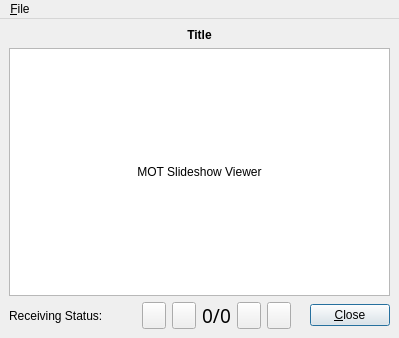
<?xml version="1.0" encoding="UTF-8"?>
<ui version="4.0">
 <class>SlideShowViewer</class>
 <widget class="QMainWindow" name="SlideShowViewer">
  <property name="geometry">
   <rect>
    <x>0</x>
    <y>0</y>
    <width>399</width>
    <height>338</height>
   </rect>
  </property>
  <property name="windowTitle">
   <string>MainWindow</string>
  </property>
  <property name="windowIcon">
   <iconset resource="res/icons.qrc">
    <normaloff>:/icons/MainIcon.svg</normaloff>:/icons/MainIcon.svg</iconset>
  </property>
  <widget class="QWidget" name="centralwidget">
    <layout class="QVBoxLayout" name="verticalLayout">
     <item>
      <widget class="QLabel" name="LabelTitle">
       <property name="sizePolicy">
        <sizepolicy hsizetype="Minimum" vsizetype="Minimum">
         <horstretch>0</horstretch>
         <verstretch>0</verstretch>
        </sizepolicy>
       </property>
       <property name="lineWidth">
        <number>0</number>
       </property>
       <property name="text">
        <string>&lt;b&gt;Title&lt;/b&gt;</string>
       </property>
       <property name="textFormat">
        <enum>Qt::RichText</enum>
       </property>
       <property name="alignment">
        <set>Qt::AlignCenter</set>
       </property>
       <property name="wordWrap">
        <bool>true</bool>
       </property>
       <property name="openExternalLinks">
        <bool>true</bool>
       </property>
       <property name="textInteractionFlags">
        <set>Qt::LinksAccessibleByMouse</set>
       </property>
      </widget>
     </item>
     <item>
      <widget class="QFrame" name="frame">
       <property name="sizePolicy">
        <sizepolicy hsizetype="Expanding" vsizetype="Expanding">
         <horstretch>0</horstretch>
         <verstretch>0</verstretch>
        </sizepolicy>
       </property>
       <property name="frameShape">
        <enum>QFrame::StyledPanel</enum>
       </property>
       <property name="frameShadow">
        <enum>QFrame::Sunken</enum>
       </property>
       <layout class="QVBoxLayout" name="verticalLayout_2">
        <property name="spacing">
         <number>0</number>
        </property>
        <property name="margin">
         <number>0</number>
        </property>
        <item>
         <widget class="QLabel" name="Image">
          <property name="sizePolicy">
           <sizepolicy hsizetype="Ignored" vsizetype="Ignored">
            <horstretch>0</horstretch>
            <verstretch>0</verstretch>
           </sizepolicy>
          </property>
          <property name="minimumSize">
           <size>
            <width>320</width>
            <height>240</height>
           </size>
          </property>
          <property name="baseSize">
           <size>
            <width>320</width>
            <height>240</height>
           </size>
          </property>
          <property name="autoFillBackground">
           <bool>false</bool>
          </property>
          <property name="styleSheet">
           <string notr="true">background: white</string>
          </property>
          <property name="frameShadow">
           <enum>QFrame::Plain</enum>
          </property>
          <property name="lineWidth">
           <number>0</number>
          </property>
          <property name="text">
           <string>MOT Slideshow Viewer</string>
          </property>
          <property name="textFormat">
           <enum>Qt::RichText</enum>
          </property>
          <property name="alignment">
           <set>Qt::AlignCenter</set>
          </property>
          <property name="textInteractionFlags">
           <set>Qt::NoTextInteraction</set>
          </property>
         </widget>
        </item>
       </layout>
      </widget>
     </item>
     <item>
      <layout class="QHBoxLayout" name="horizontalLayout">
       <item>
        <widget class="QLabel" name="TextLabel1">
         <property name="sizePolicy">
          <sizepolicy hsizetype="Minimum" vsizetype="Minimum">
           <horstretch>0</horstretch>
           <verstretch>0</verstretch>
          </sizepolicy>
         </property>
         <property name="text">
          <string>Receiving Status:</string>
         </property>
         <property name="wordWrap">
          <bool>false</bool>
         </property>
        </widget>
       </item>
       <item>
        <widget class="CMultColorLED" name="LEDStatus" native="true">
         <property name="minimumSize">
          <size>
           <width>13</width>
           <height>13</height>
          </size>
         </property>
         <property name="maximumSize">
          <size>
           <width>13</width>
           <height>13</height>
          </size>
         </property>
        </widget>
       </item>
       <item>
        <spacer name="Spacer5">
         <property name="orientation">
          <enum>Qt::Horizontal</enum>
         </property>
         <property name="sizeType">
          <enum>QSizePolicy::Expanding</enum>
         </property>
         <property name="sizeHint" stdset="0">
          <size>
           <width>20</width>
           <height>20</height>
          </size>
         </property>
        </spacer>
       </item>
       <item>
        <widget class="QToolButton" name="ButtonJumpBegin">
         <property name="sizePolicy">
          <sizepolicy hsizetype="Minimum" vsizetype="Minimum">
           <horstretch>0</horstretch>
           <verstretch>0</verstretch>
          </sizepolicy>
         </property>
         <property name="text">
          <string/>
         </property>
         <property name="icon">
          <iconset resource="res/icons.qrc">
           <normaloff>:/icons/JumpBegin.png</normaloff>:/icons/JumpBegin.png</iconset>
         </property>
         <property name="iconSize">
          <size>
           <width>16</width>
           <height>16</height>
          </size>
         </property>
        </widget>
       </item>
       <item>
        <widget class="QToolButton" name="ButtonStepBack">
         <property name="sizePolicy">
          <sizepolicy hsizetype="Minimum" vsizetype="Minimum">
           <horstretch>0</horstretch>
           <verstretch>0</verstretch>
          </sizepolicy>
         </property>
         <property name="text">
          <string/>
         </property>
         <property name="icon">
          <iconset resource="res/icons.qrc">
           <normaloff>:/icons/StepBack.png</normaloff>:/icons/StepBack.png</iconset>
         </property>
         <property name="iconSize">
          <size>
           <width>16</width>
           <height>16</height>
          </size>
         </property>
        </widget>
       </item>
       <item>
        <widget class="QLabel" name="LabelCurPicNum">
         <property name="sizePolicy">
          <sizepolicy hsizetype="Minimum" vsizetype="Minimum">
           <horstretch>0</horstretch>
           <verstretch>0</verstretch>
          </sizepolicy>
         </property>
         <property name="font">
          <font>
           <family>Arial Black</family>
           <pointsize>14</pointsize>
          </font>
         </property>
         <property name="frameShadow">
          <enum>QFrame::Sunken</enum>
         </property>
         <property name="text">
          <string>0/0</string>
         </property>
         <property name="alignment">
          <set>Qt::AlignCenter</set>
         </property>
         <property name="wordWrap">
          <bool>false</bool>
         </property>
        </widget>
       </item>
       <item>
        <widget class="QToolButton" name="ButtonStepForward">
         <property name="sizePolicy">
          <sizepolicy hsizetype="Minimum" vsizetype="Minimum">
           <horstretch>0</horstretch>
           <verstretch>0</verstretch>
          </sizepolicy>
         </property>
         <property name="text">
          <string/>
         </property>
         <property name="icon">
          <iconset resource="res/icons.qrc">
           <normaloff>:/icons/StepForw.png</normaloff>:/icons/StepForw.png</iconset>
         </property>
         <property name="iconSize">
          <size>
           <width>16</width>
           <height>16</height>
          </size>
         </property>
        </widget>
       </item>
       <item>
        <widget class="QToolButton" name="ButtonJumpEnd">
         <property name="sizePolicy">
          <sizepolicy hsizetype="Minimum" vsizetype="Minimum">
           <horstretch>0</horstretch>
           <verstretch>0</verstretch>
          </sizepolicy>
         </property>
         <property name="text">
          <string/>
         </property>
         <property name="icon">
          <iconset resource="res/icons.qrc">
           <normaloff>:/icons/JumpEnd.png</normaloff>:/icons/JumpEnd.png</iconset>
         </property>
         <property name="iconSize">
          <size>
           <width>16</width>
           <height>16</height>
          </size>
         </property>
        </widget>
       </item>
       <item>
        <spacer name="Spacer5_2">
         <property name="orientation">
          <enum>Qt::Horizontal</enum>
         </property>
         <property name="sizeType">
          <enum>QSizePolicy::Expanding</enum>
         </property>
         <property name="sizeHint" stdset="0">
          <size>
           <width>18</width>
           <height>20</height>
          </size>
         </property>
        </spacer>
       </item>
       <item>
        <widget class="QPushButton" name="buttonOk">
         <property name="sizePolicy">
          <sizepolicy hsizetype="Maximum" vsizetype="Maximum">
           <horstretch>0</horstretch>
           <verstretch>0</verstretch>
          </sizepolicy>
         </property>
         <property name="text">
          <string>&amp;Close</string>
         </property>
         <property name="autoDefault">
          <bool>true</bool>
         </property>
         <property name="default">
          <bool>true</bool>
         </property>
        </widget>
       </item>
      </layout>
     </item>
    </layout>
  </widget>
    <widget class="QMenuBar" name="menubar">
     <widget class="QMenu" name="menuFile">
      <property name="title">
       <string>&amp;File</string>
      </property>
      <addaction name="actionClear_All"/>
      <addaction name="separator"/>
      <addaction name="actionSave"/>
      <addaction name="actionSave_All"/>
      <addaction name="separator"/>
      <addaction name="actionClose"/>
     </widget>
     <addaction name="menuFile"/>
    </widget>
  <action name="actionClear_All">
   <property name="text">
    <string>Cl&amp;ear All</string>
   </property>
  </action>
  <action name="actionSave">
   <property name="text">
    <string>&amp;Save...</string>
   </property>
  </action>
  <action name="actionSave_All">
   <property name="text">
    <string>Save &amp;All...</string>
   </property>
  </action>
  <action name="actionClose">
   <property name="text">
    <string>&amp;Close</string>
   </property>
  </action>
 </widget>
 <customwidgets>
  <customwidget>
   <class>CMultColorLED</class>
   <extends>QWidget</extends>
   <header>MultColorLED.h</header>
  </customwidget>
 </customwidgets>
 <resources>
  <include location="res/icons.qrc"/>
 </resources>
 <connections/>
</ui>
